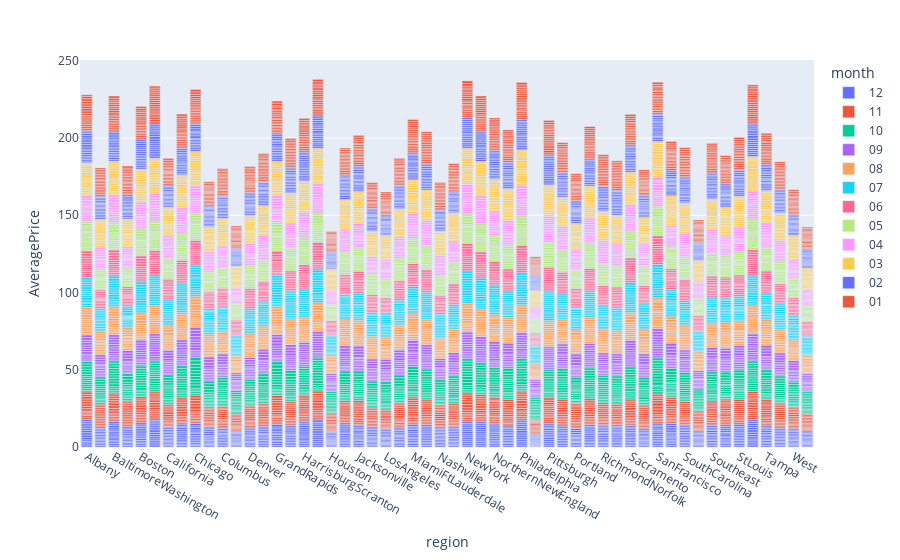

Source (notebook cell):
### Code cell
organic_df = df.loc[(df['type'] == 'conventional')]
fig = px.bar(data_frame=organic_df, x='region', y='AveragePrice', color="month")
fig.show()

### Figure 1 — Plotly figure (JSON) as saved in the notebook; plotly's stock layout.template omitted (floating-point values rounded to 4 significant figures; data arrays with more than 128 entries replaced by an {"elided": "..."} marker saying what was removed)
{"data": [{"alignmentgroup": "True", "hovertemplate": "month=12<br>region=%{x}<br>AveragePrice=%{y}<extra></extra>", "legendgroup": "12", "marker": {"color": "#636efa", "pattern": {"shape": ""}}, "name": "12", "offsetgroup": "12", "orientation": "v", "showlegend": true, "textposition": "auto", "type": "bar", "x": {"elided": "702 str values"}, "xaxis": "x", "y": {"elided": "702 float values"}, "yaxis": "y"}, {"alignmentgroup": "True", "hovertemplate": "month=11<br>region=%{x}<br>AveragePrice=%{y}<extra></extra>", "legendgroup": "11", "marker": {"color": "#EF553B", "pattern": {"shape": ""}}, "name": "11", "offsetgroup": "11", "orientation": "v", "showlegend": true, "textposition": "auto", "type": "bar", "x": {"elided": "702 str values"}, "xaxis": "x", "y": {"elided": "702 float values"}, "yaxis": "y"}, {"alignmentgroup": "True", "hovertemplate": "month=10<br>region=%{x}<br>AveragePrice=%{y}<extra></extra>", "legendgroup": "10", "marker": {"color": "#00cc96", "pattern": {"shape": ""}}, "name": "10", "offsetgroup": "10", "orientation": "v", "showlegend": true, "textposition": "auto", "type": "bar", "x": {"elided": "756 str values"}, "xaxis": "x", "y": {"elided": "756 float values"}, "yaxis": "y"}, {"alignmentgroup": "True", "hovertemplate": "month=09<br>region=%{x}<br>AveragePrice=%{y}<extra></extra>", "legendgroup": "09", "marker": {"color": "#ab63fa", "pattern": {"shape": ""}}, "name": "09", "offsetgroup": "09", "orientation": "v", "showlegend": true, "textposition": "auto", "type": "bar", "x": {"elided": "648 str values"}, "xaxis": "x", "y": {"elided": "648 float values"}, "yaxis": "y"}, {"alignmentgroup": "True", "hovertemplate": "month=08<br>region=%{x}<br>AveragePrice=%{y}<extra></extra>", "legendgroup": "08", "marker": {"color": "#FFA15A", "pattern": {"shape": ""}}, "name": "08", "offsetgroup": "08", "orientation": "v", "showlegend": true, "textposition": "auto", "type": "bar", "x": {"elided": "702 str values"}, "xaxis": "x", "y": {"elided": "702 float values"}, "yaxis": "y"}, {"alignmentgroup": "True", "hovertemplate": "month=07<br>region=%{x}<br>AveragePrice=%{y}<extra></extra>", "legendgroup": "07", "marker": {"color": "#19d3f3", "pattern": {"shape": ""}}, "name": "07", "offsetgroup": "07", "orientation": "v", "showlegend": true, "textposition": "auto", "type": "bar", "x": {"elided": "756 str values"}, "xaxis": "x", "y": {"elided": "756 float values"}, "yaxis": "y"}, {"alignmentgroup": "True", "hovertemplate": "month=06<br>region=%{x}<br>AveragePrice=%{y}<extra></extra>", "legendgroup": "06", "marker": {"color": "#FF6692", "pattern": {"shape": ""}}, "name": "06", "offsetgroup": "06", "orientation": "v", "showlegend": true, "textposition": "auto", "type": "bar", "x": {"elided": "648 str values"}, "xaxis": "x", "y": {"elided": "648 float values"}, "yaxis": "y"}, {"alignmentgroup": "True", "hovertemplate": "month=05<br>region=%{x}<br>AveragePrice=%{y}<extra></extra>", "legendgroup": "05", "marker": {"color": "#B6E880", "pattern": {"shape": ""}}, "name": "05", "offsetgroup": "05", "orientation": "v", "showlegend": true, "textposition": "auto", "type": "bar", "x": {"elided": "756 str values"}, "xaxis": "x", "y": {"elided": "756 float values"}, "yaxis": "y"}, {"alignmentgroup": "True", "hovertemplate": "month=04<br>region=%{x}<br>AveragePrice=%{y}<extra></extra>", "legendgroup": "04", "marker": {"color": "#FF97FF", "pattern": {"shape": ""}}, "name": "04", "offsetgroup": "04", "orientation": "v", "showlegend": true, "textposition": "auto", "type": "bar", "x": {"elided": "702 str values"}, "xaxis": "x", "y": {"elided": "702 float values"}, "yaxis": "y"}, {"alignmentgroup": "True", "hovertemplate": "month=03<br>region=%{x}<br>AveragePrice=%{y}<extra></extra>", "legendgroup": "03", "marker": {"color": "#FECB52", "pattern": {"shape": ""}}, "name": "03", "offsetgroup": "03", "orientation": "v", "showlegend": true, "textposition": "auto", "type": "bar", "x": {"elided": "918 str values"}, "xaxis": "x", "y": {"elided": "918 float values"}, "yaxis": "y"}, {"alignmentgroup": "True", "hovertemplate": "month=02<br>region=%{x}<br>AveragePrice=%{y}<extra></extra>", "legendgroup": "02", "marker": {"color": "#636efa", "pattern": {"shape": ""}}, "name": "02", "offsetgroup": "02", "orientation": "v", "showlegend": true, "textposition": "auto", "type": "bar", "x": {"elided": "864 str values"}, "xaxis": "x", "y": {"elided": "864 float values"}, "yaxis": "y"}, {"alignmentgroup": "True", "hovertemplate": "month=01<br>region=%{x}<br>AveragePrice=%{y}<extra></extra>", "legendgroup": "01", "marker": {"color": "#EF553B", "pattern": {"shape": ""}}, "name": "01", "offsetgroup": "01", "orientation": "v", "showlegend": true, "textposition": "auto", "type": "bar", "x": {"elided": "972 str values"}, "xaxis": "x", "y": {"elided": "972 float values"}, "yaxis": "y"}], "layout": {"barmode": "relative", "legend": {"title": {"text": "month"}, "tracegroupgap": 0}, "margin": {"t": 60}, "xaxis": {"anchor": "y", "domain": [0, 1], "title": {"text": "region"}}, "yaxis": {"anchor": "x", "domain": [0, 1], "title": {"text": "AveragePrice"}}}}
